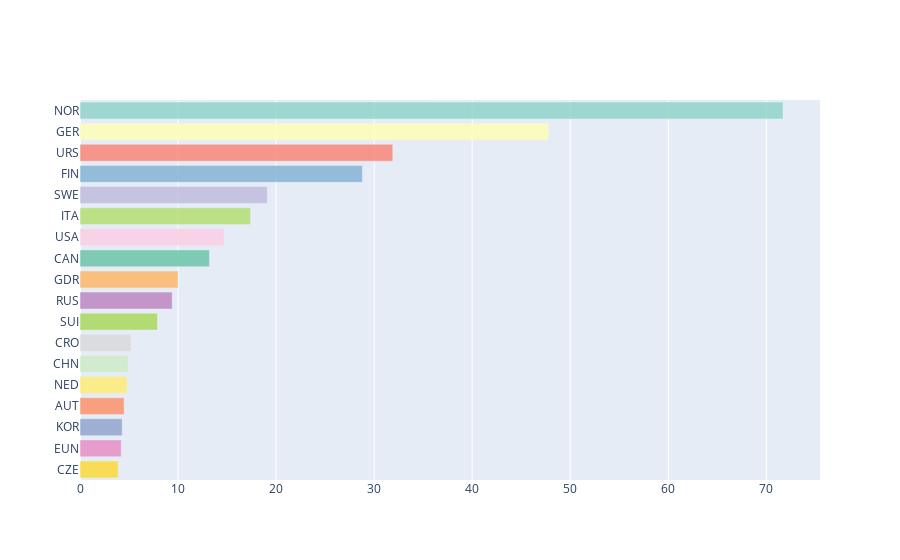

Notebook source saved alongside this figure:
### Code cell
bar = go.Bar(
            x=sorted_data['Score'],
            y=sorted_data['Country'],
            orientation='h',
            marker = dict(
                 color = data_colors,
            ),
            opacity = 0.8
        )

fig = go.Figure(
    data = bar
)

fig.show()

### Figure 1 — Plotly figure (JSON) as saved in the notebook; plotly's stock layout.template omitted (floating-point values rounded to 4 significant figures)
{"data": [{"marker": {"color": ["rgb(255,217,47)", "rgb(231,138,195)", "rgb(141,160,203)", "rgb(252,141,98)", "rgb(255,237,111)", "rgb(204,235,197)", "rgb(217,217,217)", "rgb(166,216,84)", "rgb(188,128,189)", "rgb(253,180,98)", "rgb(102,194,165)", "rgb(252,205,229)", "rgb(179,222,105)", "rgb(190,186,218)", "rgb(128,177,211)", "rgb(251,128,114)", "rgb(255,255,179)", "rgb(141,211,199)"]}, "opacity": 0.8, "orientation": "h", "type": "bar", "x": [3.9, 4.2, 4.3, 4.5, 4.8, 4.9, 5.2, 7.9, 9.4, 10.0, 13.2, 14.7, 17.4, 19.1, 28.8, 31.9, 47.8, 71.7], "y": ["CZE", "EUN", "KOR", "AUT", "NED", "CHN", "CRO", "SUI", "RUS", "GDR", "CAN", "USA", "ITA", "SWE", "FIN", "URS", "GER", "NOR"]}], "layout": {}}
